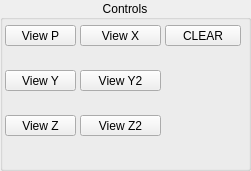
   <widget class="QGroupBox" name="groupBox_16">
    <property name="geometry">
     <rect>
      <x>1345</x>
      <y>195</y>
      <width>251</width>
      <height>171</height>
     </rect>
    </property>
    <property name="title">
     <string>Controls</string>
    </property>
    <property name="alignment">
     <set>Qt::AlignCenter</set>
    </property>
    <widget class="QPushButton" name="view_z2_pb">
     <property name="geometry">
      <rect>
       <x>80</x>
       <y>115</y>
       <width>81</width>
       <height>21</height>
      </rect>
     </property>
     <property name="text">
      <string>View Z2</string>
     </property>
    </widget>
    <widget class="QPushButton" name="view_p_pb">
     <property name="geometry">
      <rect>
       <x>5</x>
       <y>25</y>
       <width>71</width>
       <height>21</height>
      </rect>
     </property>
     <property name="text">
      <string>View P</string>
     </property>
    </widget>
    <widget class="QPushButton" name="view_y2_pb">
     <property name="geometry">
      <rect>
       <x>80</x>
       <y>70</y>
       <width>81</width>
       <height>21</height>
      </rect>
     </property>
     <property name="text">
      <string>View Y2</string>
     </property>
    </widget>
    <widget class="QPushButton" name="view_x_pb">
     <property name="geometry">
      <rect>
       <x>80</x>
       <y>25</y>
       <width>81</width>
       <height>21</height>
      </rect>
     </property>
     <property name="text">
      <string>View X</string>
     </property>
    </widget>
    <widget class="QPushButton" name="view_z_pb">
     <property name="geometry">
      <rect>
       <x>5</x>
       <y>115</y>
       <width>71</width>
       <height>21</height>
      </rect>
     </property>
     <property name="text">
      <string>View Z</string>
     </property>
    </widget>
    <widget class="QPushButton" name="view_y_pb">
     <property name="geometry">
      <rect>
       <x>5</x>
       <y>70</y>
       <width>71</width>
       <height>21</height>
      </rect>
     </property>
     <property name="text">
      <string>View Y</string>
     </property>
    </widget>
    <widget class="QPushButton" name="view_clear_pb">
     <property name="geometry">
      <rect>
       <x>165</x>
       <y>25</y>
       <width>76</width>
       <height>21</height>
      </rect>
     </property>
     <property name="text">
      <string>CLEAR</string>
     </property>
    </widget>
   </widget>
